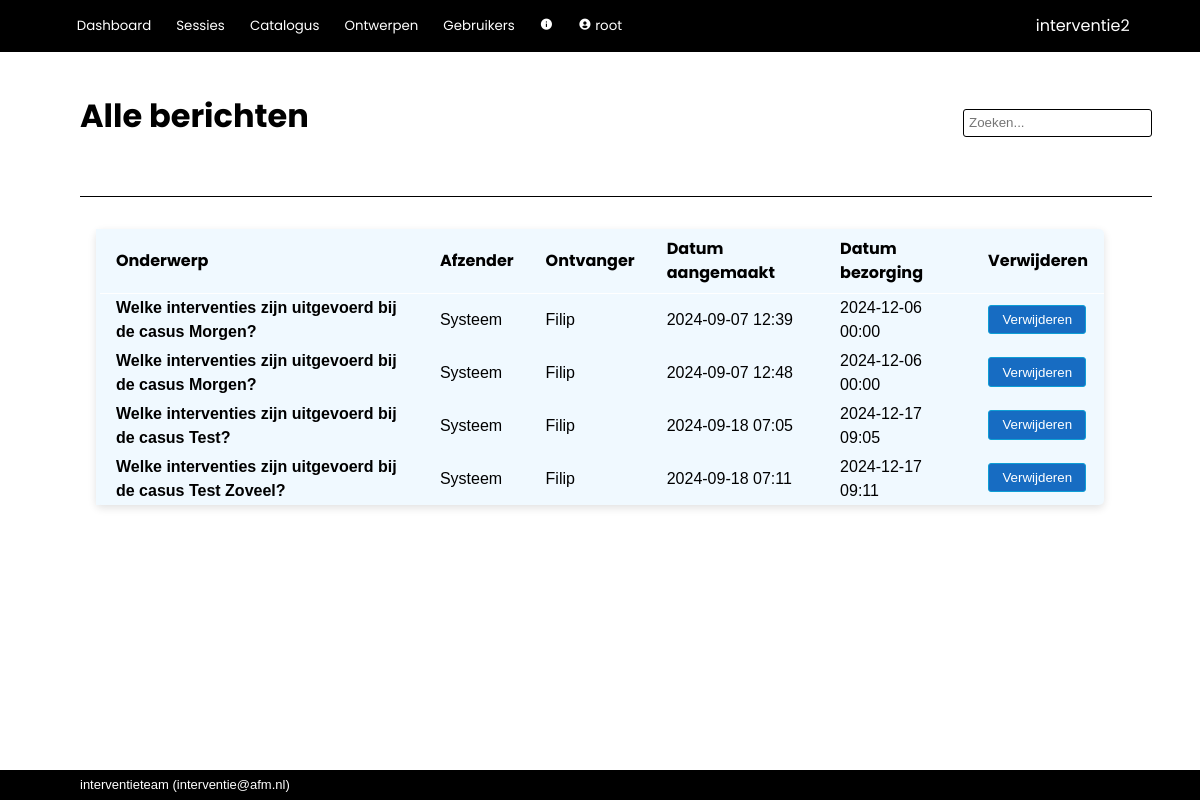
The page /admin/messages (signed in) on the database as committed earlier.
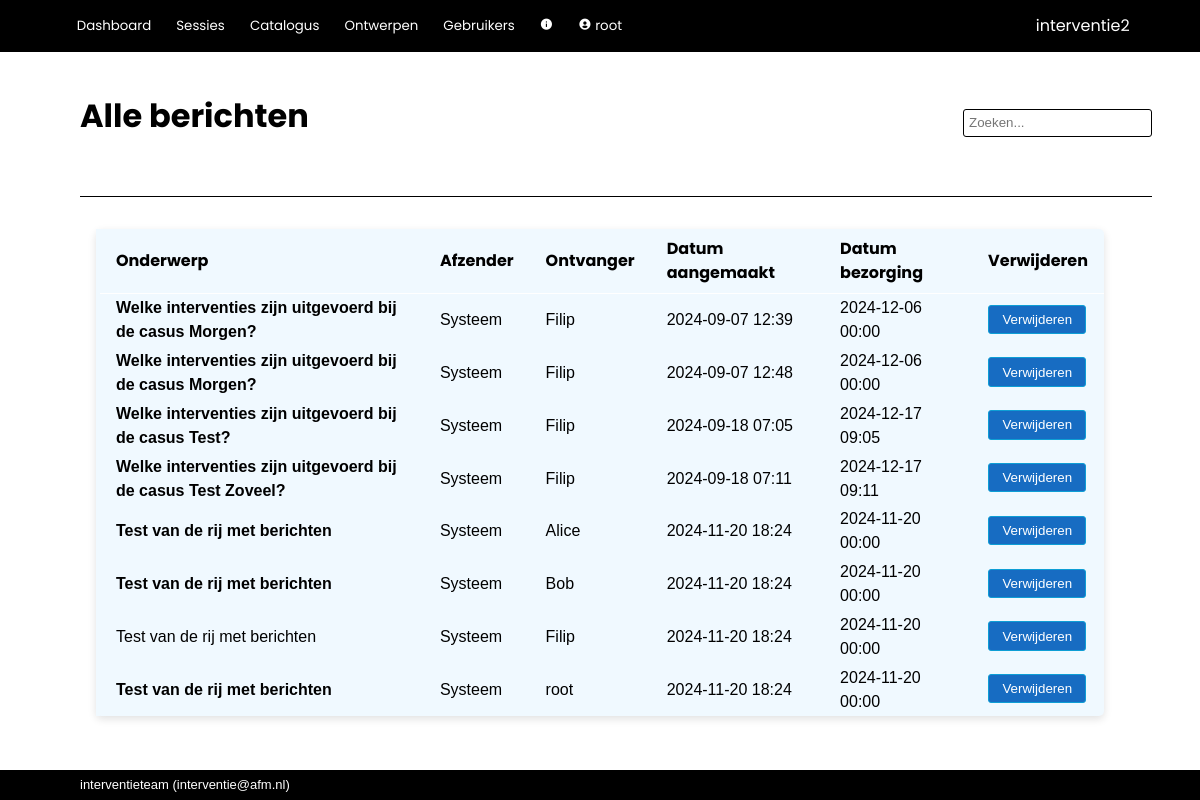
The same page on the database as committed later.
### interventie2/models.py (models this page shows, shortened)
class User(db.Model, UserMixin):
    __tablename__ = 'users'
    id            = db.Column(db.Integer, primary_key=True)
    name          = db.Column(db.String(80), nullable=False, unique=True)
    password      = db.Column(db.String(200), nullable=False)
    role_id       = db.Column(db.Integer, db.ForeignKey('roles.id'), nullable=False, default=4) #references roles.id
    description   = db.Column(db.String(2000), nullable=False, default="")
    email         = db.Column(db.String(254))
    link          = db.Column(db.String(1000))
    active        = db.Column(db.Boolean, nullable=False, default=True)
    date_created  = db.Column(db.DateTime(timezone=True), server_default=func.now())
    last_seen     = db.Column(db.DateTime(timezone=True), server_default=func.now())
    role = relationship('Role')
    messages = relationship('Message', back_populates='recipient', foreign_keys="Message.recipient_id", cascade='all, delete-orphan')
    messages_sent = relationship('Message', back_populates='sender', foreign_keys="Message.sender_id")
    worksession = relationship('Worksession', back_populates='creator')
    plan = relationship('Plan', back_populates='creator')
    allowed_worksessions = relationship('Worksession', secondary='worksession_access', back_populates='allowed_users')
    owned_instruments = relationship('Instrument', back_populates='owner')
    def unread_messages(self):
        return sum(1 for message in self.messages if (message.unread) and (message.deliver_after.date() <= date.today()))
    def unread_message_alert(self):
        return self.unread_messages() > 0

class Message(db.Model):
    __tablename__ = 'messages'
    id            = db.Column(db.Integer, primary_key=True)
    date_created  = db.Column(db.DateTime(timezone=True), server_default=func.now())
    deliver_after = db.Column(db.DateTime(timezone=True), server_default=func.now())
    subject       = db.Column(db.String(500), nullable=False, default="")
    body          = db.Column(db.String(2000), nullable=False, default="")
    sender_id     = db.Column(db.Integer, db.ForeignKey('users.id'))
    recipient_id  = db.Column(db.Integer, db.ForeignKey('users.id'), nullable=False)
    unread        = db.Column(db.Boolean, nullable=False, default=True)
    archived      = db.Column(db.Boolean, nullable=False, default=True)
    system        = db.Column(db.Boolean, nullable=False, default=True)
    sender = relationship('User', foreign_keys=[sender_id])
    recipient = relationship('User', foreign_keys=[recipient_id])

### interventie2/admin/routes.py (the view)
@admin.route('/messages')
@login_required
def all_messages():
    messages = Message.query.order_by(Message.id)
    return render_template('admin/all_messages.html', messages=messages, user=current_user)

### interventie2/models.py (called while the page is built)
@login_manager.user_loader
def load_user(user_id):
    return User.query.get(user_id)

### interventie2/admin/templates/admin/all_messages.html (shortened to what this page needs)
{% extends 'base.html' %}
{% block page_title %}
    Alle berichten
{% endblock %}
{% block body %}
    <table>
        <tr>
            <th>Onderwerp</th>
            <th>Afzender</th>
            <th>Ontvanger</th>
            <th>Datum aangemaakt</th>
            <th>Datum bezorging</th>
            <th>Verwijderen</th>
        </tr>
        {% for message in messages %}
            <tr>
                <td><a href="{{ url_for('admin.message', message_id=message.id) }}" {% if message.unread %} class="unread"{% endif %}>{{ message.subject }}</a></td>
                <td>
                    {% if message.system %}
                        Systeem
                    {% else %}
                        {{ message.sender.name }}
                    {% endif %}
                </td>
                <td>{{ message.recipient.name }}</td>
                <td>{{ message.date_created.strftime('%Y-%m-%d %H:%M')}}</td>
                <td>
                        {{ message.deliver_after.strftime('%Y-%m-%d %H:%M') }}
                </td>
                <td><button>{{ macro.confirm_redirect( "Verwijderen", "Wilt u dit bericht verwijderen?", url_for('admin.delete_message', message_id=message.id) ) }}</button></td>
            </tr>
        {% endfor %}
        </table>
{% endblock %}

### interventie2/templates/base.html (shortened to what this page needs)
<!DOCTYPE html>
<html lang="en">
    <head>
        <link rel="stylesheet" href="{{ url_for('static', filename='css/styles.css')}}">
        <link href="https://unpkg.com/boxicons@2.1.2/css/boxicons.min.css" rel="stylesheet">
    </head>
    <body>
        {% import 'jinja_macros.html' as macro %}
        <header>
            <div class="logo">{{ config['APP_NAME'] }}</div>
            <div class="modes">
                {% if current_user.is_authenticated %}
                    <button>
                        <a href="{{ url_for('main.index') }}">Dashboard</a>
                    </button>
                    <button>
                        <a href="{{ url_for('main.worksessions') }}">Sessies</a>
                    </button>
                    <button>
                        <a href="{{ url_for('catalog.index') }}">Catalogus</a>
                    </button>
                    {% if current_user.role.edit_questionnaire %}
                        <button>
                            <a href="{{ url_for('tools.index') }}">Ontwerpen</a>
                        </button>
                    {% endif %}
                    {% if current_user.role.edit_users %}
                        <button>
                            <a href="{{ url_for('admin.index') }}">Gebruikers</a>
                        </button>
                    {% endif %}
                    {% if current_user.role.see_app_info %}
                        <button>
                            <a href="{{ url_for('admin.info') }}"><i class='bx bxs-info-circle'></i></a>
                        </button>
                    {% endif %}
                    <button>
                        <a href="{{ url_for('admin.user', id=current_user.id) }}"><i class='bx bxs-user-circle'></i>
                            {{ current_user.name }}
                        </a>
                    </button>
                {% else %}
                    <button>
                        <a href="{{ url_for('main.login') }}">Login</a>
                    </button>
                {% endif %}
            </div>
        </header>
        <nav>
            <div class="title">{% block page_title %}{% endblock %}</div>
            {% if current_user.is_authenticated %}
                <form action="/analysis/search" method="get" class="search">
                    <input id="search" type="search"  name="q" value="{{ request.args.get('q') or '' }}" placeholder="Zoeken...">
                </form>
            {% endif %}
            <div class="tabs">{% block tabs %}{% endblock %}</div>
        </nav>
        <main>
            <section>{% block body %}{% endblock %}</section>
        </main>
        <footer>{{ config['MAINTAINER'] }} (<a href="mailto:{{ config['MAINTAINER_EMAIL'] }}">{{ config['MAINTAINER_EMAIL'] }}</a>)</footer>
    </body>
</html>

### interventie2/templates/jinja_macros.html (shortened to what this page needs)
{% macro confirm_redirect(link_name, message, address) %}
    <a href="#" onclick="
        var message = &quot; {{ message }} &quot; ;
        var address = &quot; {{ address }} &quot; ;
        var result = confirm(message);
        if (result == true) { window.location.href = address } ;
        return false;
        ">
        {{ link_name }}
    </a>
{%- endmacro %}

### interventie2/static/css/styles.css (style rules this page uses)
:root { --dark-blue: #0f2841; --light-blue: #0e9ed5; --green: #3b7d23; --red: red; --highlight: #195fa6; --mid-grey: #0e9ed5; --object: #f0f9ff; --alert: red; --button-bg: #176cc2; --button-fg: white; }
html, body { font-family: sans-serif; line-height: 1.5em; padding: 0px; margin: 0px; }
a { color: inherit; text-decoration: none; }
button { border: 1px solid var(--mid-grey); background-color: var(--button-bg); color: var(--button-fg); min-height: 2.2em; border-radius: 3px; min-width: 7em; padding-left: 1em; padding-right: 1em; margin-bottom: 2px; }
button a { text-decoration: none; }
input { background-color: white;; border: 1px solid var(--mid-grey); font-size: inherit; min-height: 1.7rem; margin-bottom: 2px; }
table { background: var(--object); border-radius: 5px; border-collapse: collapse; box-shadow: rgba(0, 0, 0, 0.12) 0px 3px 8px; }
th { border-bottom: 1px solid white; color: black; font-weight: bold; font-family: "Poppins", sans-serif; padding: 0.5em 1em; text-align: left; }
td { padding: 0.15em 1em; }
tbody tr { border-left: 4px solid var(--object); transition:all 0.25s ease; }
body { display: grid; height: 100vh; grid-template-rows: min-content min-content auto min-content; grid-template-areas: "header" "nav" "main" "footer"; }
header { grid-area: header; background-color: black; display: grid; grid-template-columns: auto min-content; grid-template-rows: auto; grid-template-areas: "modes logo"; color: white; align-items: center; padding: 0.6rem 4.4rem; font-family: "Poppins", sans-serif; }
header a { text-decoration: none; font-family: "Poppins", sans-serif; }
.logo { grid-area: logo; }
.modes { grid-area: modes; padding: 0px; margin: 0px; }
.modes button { background: inherit; outline: none; cursor: pointer; padding: 0.4rem 0.4rem; margin: 0 0.5rem 0 0; border: none; border-radius: 0px; color: white; font-family: "Poppins", sans-serif; font-size: smaller; min-width: 0; }
.modes a { text-decoration: none; }
nav { grid-area: nav; display: grid; grid-template-columns: 1fr auto; grid-template-areas: "title search" "steps steps" "tabs tabs "; align-items: center; margin: 3rem 3rem 1rem 5rem; }
.title { grid-area: title; font-family: "Poppins", sans-serif; color: black; font-size: xx-large; font-weight: bold; padding: 0 0 1rem 0; line-height: 1em; }
.search { grid-area: search; display: flex; align-items: center; text-decoration: none; border: none; }
.search input { background-color: white;; border: 1px solid black; border-radius: 3px; padding: 5px; font-size: smaller; height: 1.7rem; }
.tabs { grid-area: tabs; display: flex; padding-top: 3rem; overflow: hidden; font-size: inherit; border-bottom: 1px solid black; }
main { grid-area: main; padding: 1rem 5rem; display: grid; grid-template-columns: min-content 100%; grid-template-areas: "aside section "; overflow-y: auto; }
section { grid-area: section; padding: 0; margin-left: 1rem; margin-right: 1rem; }
footer { grid-area: footer; background-color: black; color: white; align-items: center; padding: 0.2rem 5rem; font-size: small; }
.unread { font-weight: bold; }

Rows that differ between the two databases and show on the page:
added Message: subject "Test van de rij met berichten", system "Systeem", recipient.name "Alice", date_created "2024-11-20 18:24", deliver_after "2024-11-20 00:00", link_name "Verwijderen"
added Message: subject "Test van de rij met berichten", system "Systeem", recipient.name "Bob", date_created "2024-11-20 18:24", deliver_after "2024-11-20 00:00", link_name "Verwijderen"
added Message: subject "Test van de rij met berichten", system "Systeem", recipient.name "Filip", date_created "2024-11-20 18:24", deliver_after "2024-11-20 00:00", link_name "Verwijderen", unread False (drawn)
added Message: subject "Test van de rij met berichten", system "Systeem", recipient.name "root", date_created "2024-11-20 18:24", deliver_after "2024-11-20 00:00", link_name "Verwijderen"
